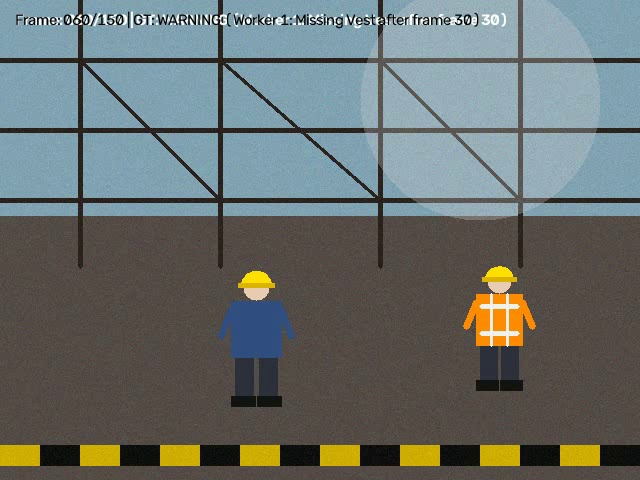
#> input picture data/samples/sample_abnormal_warning.jpg, 640 x 480 px
$ python preprocess.py   (older library calls are emulated)
#> lines starting #> are read from the running program, lines starting #| are printed output that depends on the picture
### src/config.py
"""
=============================================================================
CS21: PPE (Helmet/Vest) Detection on Site - Edge Analytics
Configuration Module (config.py)
-----------------------------------------------------------------------------
All tunable hyperparameters, thresholds, file paths, and class labels
are centralized in this file. Designed for easy tuning and viva demonstration.
=============================================================================
"""

import os
from pathlib import Path

# --- Base Directory Paths ---
BASE_DIR = Path(__file__).resolve().parent.parent
DATA_DIR = BASE_DIR / "data"
VIDEOS_DIR = DATA_DIR / "videos"
SAMPLES_DIR = DATA_DIR / "samples"
MODELS_DIR = BASE_DIR / "models"
SRC_DIR = BASE_DIR / "src"
RESULTS_DIR = BASE_DIR / "results"
GRAPHS_DIR = RESULTS_DIR / "graphs"
LOGS_DIR = RESULTS_DIR / "alert_logs"
SNAPSHOTS_DIR = RESULTS_DIR / "snapshots"
SCREENSHOTS_DIR = RESULTS_DIR / "screenshots"
NOTEBOOKS_DIR = BASE_DIR / "notebooks"

# Test Video Filepaths (Step 2 Scenarios)
VIDEO_NORMAL_PATH = VIDEOS_DIR / "normal_scenario.mp4"
VIDEO_ABNORMAL_PATH = VIDEOS_DIR / "abnormal_scenario.mp4"
VIDEO_CRITICAL_PATH = VIDEOS_DIR / "critical_scenario.mp4"

# Video generation & stream parameters
VIDEO_WIDTH = 640
VIDEO_HEIGHT = 480
VIDEO_FPS = 30
VIDEO_FRAME_COUNT = 150  # 5 seconds duration at 30 fps

# Ensure all output directories exist
for folder in [DATA_DIR, VIDEOS_DIR, SAMPLES_DIR, MODELS_DIR, RESULTS_DIR, GRAPHS_DIR, LOGS_DIR, SNAPSHOTS_DIR, SCREENSHOTS_DIR, NOTEBOOKS_DIR]:
    folder.mkdir(parents=True, exist_ok=True)

# --- Model & LiteRT Inference Settings ---
# YOLOv8n exported to LiteRT/TFLite
MODEL_FILENAME = "ppe_model.tflite"
MODEL_PATH = MODELS_DIR / MODEL_FILENAME

# YOLOv8 default input dimensions
INPUT_WIDTH = 640
INPUT_HEIGHT = 640
INPUT_CHANNELS = 3

# Preprocessing Settings (Step 3)
ENABLE_BRIGHTNESS_CORRECTION = True
CLAHE_CLIP_LIMIT = 2.0
CLAHE_TILE_GRID_SIZE = (8, 8)
ENABLE_BLUR_DETECTION = True
BLUR_LAPLACIAN_THRESHOLD = 50.0  # Variance below this threshold indicates motion blur

# Inference Thresholds (Step 4)
CONFIDENCE_THRESHOLD = 0.50   # Minimum box detection confidence
IOU_THRESHOLD = 0.45          # Non-Maximum Suppression (NMS) threshold

# Model Class Labels (5 classes)
CLASS_NAMES = [
    "person",      # Class 0: Detected worker/person
    "helmet",      # Class 1: Wearing helmet/hard-hat (Safety compliant)
    "no_helmet",   # Class 2: Missing helmet (Violation)
    "vest",        # Class 3: Wearing reflective vest (Safety compliant)
    "no_vest"      # Class 4: Missing safety vest (Violation)
]

# Color map for bounding box visualization (BGR format for OpenCV)
CLASS_COLORS = {
    "person": (255, 255, 255),    # White
    "helmet": (0, 255, 0),        # Green (Compliant)
    "no_helmet": (0, 0, 255),     # Red (Non-compliant)
    "vest": (0, 255, 0),          # Green (Compliant)
    "no_vest": (0, 0, 255)        # Red (Non-compliant)
}

# --- Edge Decision Logic Rules (Step 5) ---
# Consecutive frame thresholds to eliminate single-frame transient sensor noise
WARNING_CONSECUTIVE_FRAMES = 5    # Missing 1 item for >= 5 consecutive frames
CRITICAL_CONSECUTIVE_FRAMES = 15  # Missing both OR single violation >= 15 consecutive frames

# System Safety Statuses
STATUS_NORMAL = "NORMAL"
STATUS_WARNING = "WARNING"
STATUS_CRITICAL = "CRITICAL"

STATUS_COLORS = {
    STATUS_NORMAL: (0, 255, 0),       # Green
    STATUS_WARNING: (0, 191, 255),    # Amber / Orange (BGR: 0, 191, 255)
    STATUS_CRITICAL: (0, 0, 255)      # Red
}

# Prescriptive Action Prescriptions (Edge Prescriptive Analytics)
PRESCRIPTIVE_ACTIONS = {
    STATUS_NORMAL: "PPE COMPLIANT: All site safety regulations met. Continue regular operations.",
    STATUS_WARNING: "CAUTION: Partial PPE violation detected. Issue audio warning & verify compliance.",
    STATUS_CRITICAL: "HAZARD: Severe PPE non-compliance! Halt heavy machinery and alert site safety manager."
}

# --- Edge-to-Cloud Logging & Networking (Step 7) ---
DB_NAME = "ppe_alerts.db"
DB_PATH = LOGS_DIR / DB_NAME
CSV_PATH = LOGS_DIR / "ppe_alerts.csv"
SUMMARY_CSV_PATH = LOGS_DIR / "ppe_1min_summary.csv"

# Cloud connectivity toggle
CLOUD_CONNECTED_DEFAULT = True

# Cloud network latency simulation bounds (in milliseconds)
SIMULATED_CLOUD_LATENCY_MIN_MS = 200.0   # e.g., 4G/LTE round trip + queueing
SIMULATED_CLOUD_LATENCY_MAX_MS = 2000.0  # high congestion or weak site signal

# Summary reporting interval
SUMMARY_INTERVAL_SECONDS = 60.0

# --- General System Settings ---
RANDOM_SEED = 42
DEBUG_MODE = True

### src/preprocess.py
"""
=============================================================================
CS21: PPE Detection - Edge Preprocessing Pipeline (preprocess.py)
-----------------------------------------------------------------------------
Transforms raw streaming CCTV frames into LiteRT model-ready tensors:
  1. Blur Detection & Assessment (Laplacian variance method).
  2. Illumination Stabilization & Contrast Correction (CLAHE in LAB space).
  3. Aspect-Ratio Preserving Letterbox Resizing (to 640x640).
  4. Color Space Conversion (OpenCV BGR -> Model RGB).
  5. Tensor Normalization (uint8 [0, 255] -> float32 [0.0, 1.0]).
  6. Coordinate Unmapping (Transforms model boxes back to original camera resolution).
=============================================================================
"""

import sys
import os
from pathlib import Path
import cv2
import numpy as np
import matplotlib.pyplot as plt

# Ensure src directory is in path
sys.path.append(str(Path(__file__).resolve().parent))
import config


def detect_motion_blur(frame, threshold=config.BLUR_LAPLACIAN_THRESHOLD):
    """
    Computes the focus measure using the variance of the Laplacian.
    Edge cameras often experience blur due to rapid worker movement or vibration.

    :param frame: Raw BGR input frame
    :param threshold: Threshold below which the frame is marked as blurred
    :return: (is_blurred: bool, blur_score: float)
    """
    gray = cv2.cvtColor(frame, cv2.COLOR_BGR2GRAY)
    laplacian_var = float(cv2.Laplacian(gray, cv2.CV_64F).var())
    is_blurred = laplacian_var < threshold
    return is_blurred, laplacian_var


def apply_clahe_enhancement(frame, clip_limit=config.CLAHE_CLIP_LIMIT, grid_size=config.CLAHE_TILE_GRID_SIZE):
    """
    Contrast Limited Adaptive Histogram Equalization (CLAHE).
    Converts image to CIELAB space and only equalizes the Luminance (L) channel.
    This corrects shadows/glare without distorting color cues (vital for yellow helmets & orange vests).
    """
    lab = cv2.cvtColor(frame, cv2.COLOR_BGR2LAB)
    l_channel, a_channel, b_channel = cv2.split(lab)

    clahe = cv2.createCLAHE(clipLimit=clip_limit, tileGridSize=grid_size)
    l_enhanced = clahe.apply(l_channel)

    enhanced_lab = cv2.merge((l_enhanced, a_channel, b_channel))
    enhanced_bgr = cv2.cvtColor(enhanced_lab, cv2.COLOR_LAB2BGR)
    return enhanced_bgr


def letterbox_resize(image, target_size=(config.INPUT_WIDTH, config.INPUT_HEIGHT), fill_color=(114, 114, 114)):
    """
    Resizes image while preserving aspect ratio by adding grey padding.
    Prevents geometric stretching of workers, hard hats, and vests.

    :param image: Input image (H, W, C)
    :param target_size: (width, height)
    :param fill_color: Grey padding color (114, 114, 114 standard for YOLO)
    :return: (padded_image, scale_ratio, (pad_w, pad_h))
    """
    target_w, target_h = target_size
    orig_h, orig_w = image.shape[:2]

    # Calculate scale factor
    scale = min(target_w / orig_w, target_h / orig_h)
    new_w = int(orig_w * scale)
    new_h = int(orig_h * scale)

    # Resize using bilinear interpolation
    resized = cv2.resize(image, (new_w, new_h), interpolation=cv2.INTER_LINEAR)

    # Calculate padding offsets
    pad_w = (target_w - new_w) / 2
    pad_h = (target_h - new_h) / 2

    top = int(round(pad_h - 0.1))
    bottom = int(round(pad_h + 0.1))
    left = int(round(pad_w - 0.1))
    right = int(round(pad_w + 0.1))

    # Add borders
    padded = cv2.copyMakeBorder(resized, top, bottom, left, right, cv2.BORDER_CONSTANT, value=fill_color)
    return padded, scale, (left, top)


def preprocess_frame(frame, target_size=(config.INPUT_WIDTH, config.INPUT_HEIGHT), enable_clahe=config.ENABLE_BRIGHTNESS_CORRECTION):
    """
    Main Edge Preprocessing Pipeline:
      Raw Frame (BGR, HxW) -> Preprocessed Tensor (float32, 1x640x640x3)

    Returns:
      tensor: np.ndarray shape [1, 640, 640, 3], normalized float32
      meta: dict with restoration parameters for bounding boxes
    """
    orig_h, orig_w = frame.shape[:2]

    # 1. Motion Blur Assessment
    is_blurred, blur_score = detect_motion_blur(frame)

    # 2. Illumination / Brightness Equalization
    enhanced_frame = frame
    if enable_clahe:
        enhanced_frame = apply_clahe_enhancement(frame)

    # 3. Aspect-Ratio Letterbox Resize
    padded_frame, scale, (pad_left, pad_top) = letterbox_resize(enhanced_frame, target_size)

    # 4. Color Space Conversion (BGR to RGB)
    rgb_frame = cv2.cvtColor(padded_frame, cv2.COLOR_BGR2RGB)

    # 5. Normalization to [0.0, 1.0] float32
    norm_tensor = rgb_frame.astype(np.float32) / 255.0

    # 6. Batch Dimension Expansion: [H, W, C] -> [1, H, W, C]
    input_tensor = np.expand_dims(norm_tensor, axis=0)

    # Metadata for inverse mapping back to original frame
    meta = {
        "orig_shape": (orig_h, orig_w),
        "target_size": target_size,
        "scale": scale,
        "pad_left": pad_left,
        "pad_top": pad_top,
        "is_blurred": is_blurred,
        "blur_score": blur_score
    }

    return input_tensor, meta


# [30 lines left out: function inverse_transform_boxes, not called in this run]


def generate_preprocessing_report_figures():
    """
    Generates high-resolution before/after and pipeline stage comparison
    figures for the academic report (results/graphs/preprocessing_before_after.png).
    """
    print("\n" + "=" * 65)
    print("CS21: Generating Preprocessing Comparison Figures for Report")
    print("=" * 65)

    sample_path = config.SAMPLES_DIR / "sample_abnormal_warning.jpg"
    if not sample_path.exists():
        sample_path = config.SAMPLES_DIR / "sample_normal.jpg"

    raw_frame = cv2.imread(str(sample_path))
    if raw_frame is None:
        # Fallback synthetic frame if image not on disk
        raw_frame = np.ones((480, 640, 3), dtype=np.uint8) * 128

    # Apply preprocessing steps individually
    is_blurred, blur_score = detect_motion_blur(raw_frame)
    clahe_frame = apply_clahe_enhancement(raw_frame)
    letterboxed, scale, _ = letterbox_resize(clahe_frame, (640, 640))
    tensor, meta = preprocess_frame(raw_frame)

    # 1. Before vs After Figure
    fig, axes = plt.subplots(1, 2, figsize=(14, 6))

    # Raw frame
    axes[0].imshow(cv2.cvtColor(raw_frame, cv2.COLOR_BGR2RGB))
    axes[0].set_title(f"BEFORE: Raw Edge Camera Frame\nRes: {raw_frame.shape[1]}x{raw_frame.shape[0]} | Blur Var: {blur_score:.1f}", fontsize=12, fontweight='bold', pad=10)
    axes[0].axis("off")

    # Final preprocessed tensor
    axes[1].imshow(tensor[0])
    axes[1].set_title(f"AFTER: Preprocessed LiteRT Input Tensor\nShape: {tensor.shape} (float32 [0.0, 1.0]) | Aspect Letterboxed", fontsize=12, fontweight='bold', pad=10)
    axes[1].axis("off")

    plt.tight_layout()
    before_after_path = config.GRAPHS_DIR / "preprocessing_before_after.png"
    plt.savefig(str(before_after_path), dpi=300, bbox_inches="tight")
    plt.close()
    print(f" [SAVED] Before/After figure -> {before_after_path}")

    # 2. Detailed 4-Stage Pipeline Breakdown Figure
    fig, axes = plt.subplots(2, 2, figsize=(12, 10))

    # Stage 1: Raw BGR
    axes[0, 0].imshow(cv2.cvtColor(raw_frame, cv2.COLOR_BGR2RGB))
    axes[0, 0].set_title("Stage 1: Raw Input Stream (BGR uint8)", fontweight='bold')
    axes[0, 0].axis("off")

    # Stage 2: CLAHE Equalized
    axes[0, 1].imshow(cv2.cvtColor(clahe_frame, cv2.COLOR_BGR2RGB))
    axes[0, 1].set_title("Stage 2: Illumination Correction (CIELAB CLAHE)", fontweight='bold')
    axes[0, 1].axis("off")

    # Stage 3: Letterboxed with Padding
    axes[1, 0].imshow(cv2.cvtColor(letterboxed, cv2.COLOR_BGR2RGB))
    axes[1, 0].set_title("Stage 3: Letterbox Aspect-Preserving Pad (640x640)", fontweight='bold')
    axes[1, 0].axis("off")

    # Stage 4: Normalized RGB Tensor
    axes[1, 1].imshow(tensor[0])
    axes[1, 1].set_title("Stage 4: Normalization (float32 [0.0, 1.0])", fontweight='bold')
    axes[1, 1].axis("off")

    plt.suptitle("CS21 Module 3: Edge Preprocessing Pipeline Stages", fontsize=15, fontweight='bold', y=0.98)
    plt.tight_layout()
    stages_path = config.GRAPHS_DIR / "preprocessing_stages.png"
    plt.savefig(str(stages_path), dpi=300, bbox_inches="tight")
    plt.close()
    print(f" [SAVED] Preprocessing stages figure -> {stages_path}")
    print("=" * 65)


if __name__ == "__main__":
    generate_preprocessing_report_figures()
#> in generate_preprocessing_report_figures, raw_frame is the input picture: shape (480, 640, 3); mean B, G, R 109, 111.4, 105.1
#> in detect_motion_blur, `gray = cv2.cvtColor(frame, cv2.COLOR_BGR2GRAY)`:
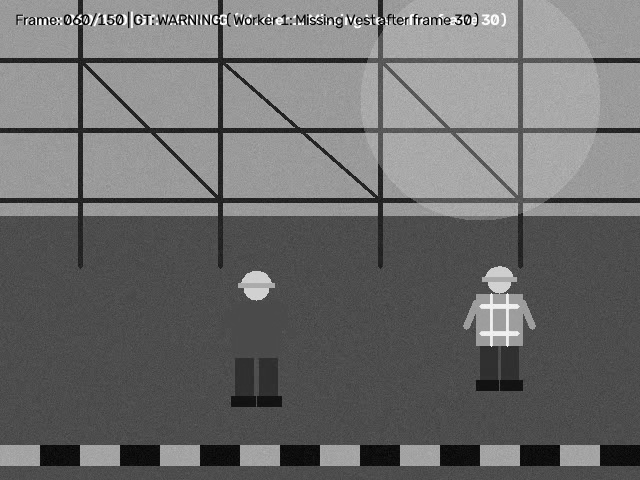
#> gray: shape (480, 640); min 0, max 255, mean 109.2
#> in detect_motion_blur, `laplacian_var = float(cv2.Laplacian(gray, cv2.CV_64F).var())`: laplacian_var = 1753.1
#> in detect_motion_blur, `is_blurred = laplacian_var < threshold`: is_blurred = False
#> in generate_preprocessing_report_figures, `is_blurred, blur_score = detect_motion_blur(raw_frame)`: blur_score = 1753.1
#> in apply_clahe_enhancement, `l_channel, a_channel, b_channel = cv2.split(lab)`:
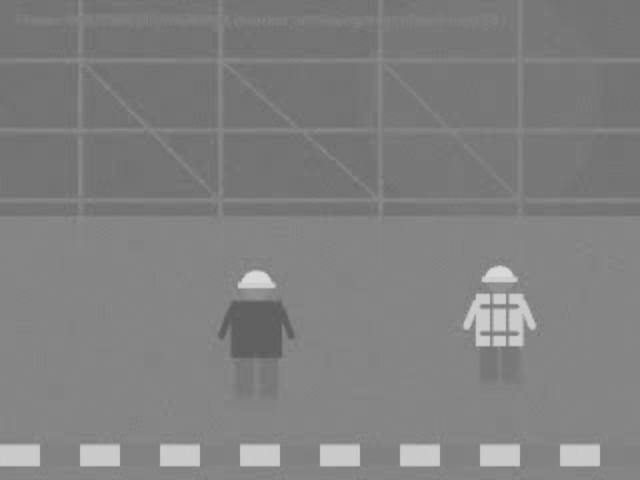
#> b_channel: shape (480, 640); min 93, max 217, mean 128.4
#> in apply_clahe_enhancement, `l_enhanced = clahe.apply(l_channel)`:
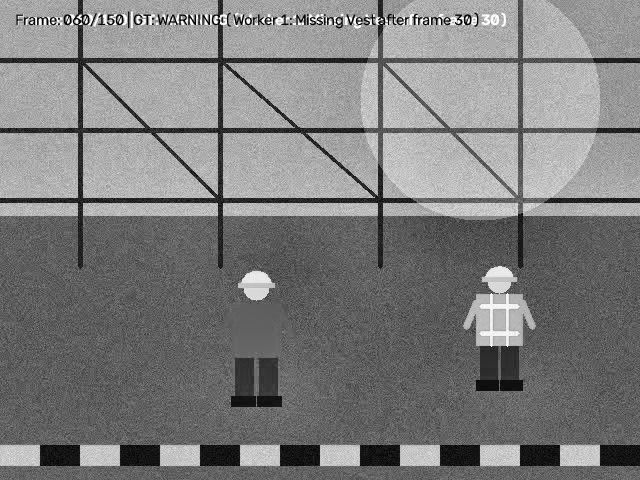
#> l_enhanced: shape (480, 640); min 1, max 255, mean 124.7
#> in apply_clahe_enhancement, `enhanced_bgr = cv2.cvtColor(enhanced_lab, cv2.COLOR_LAB2BGR)`:
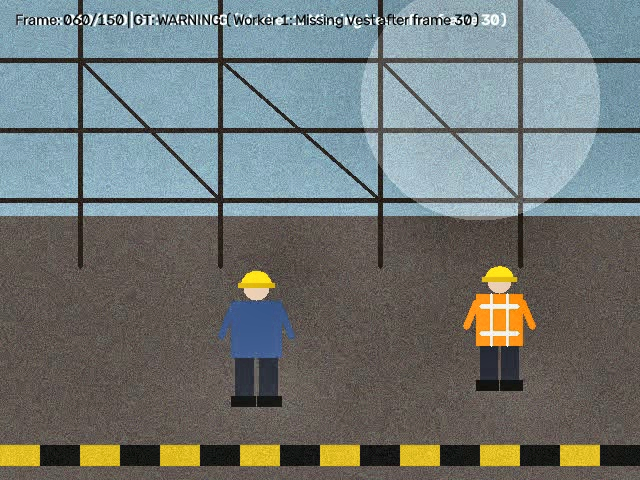
#> enhanced_bgr: shape (480, 640, 3); mean B, G, R 116.8, 118.8, 112.6
#> in letterbox_resize, `padded = cv2.copyMakeBorder(resized, top, bottom, left, right, cv2.BOR..`:
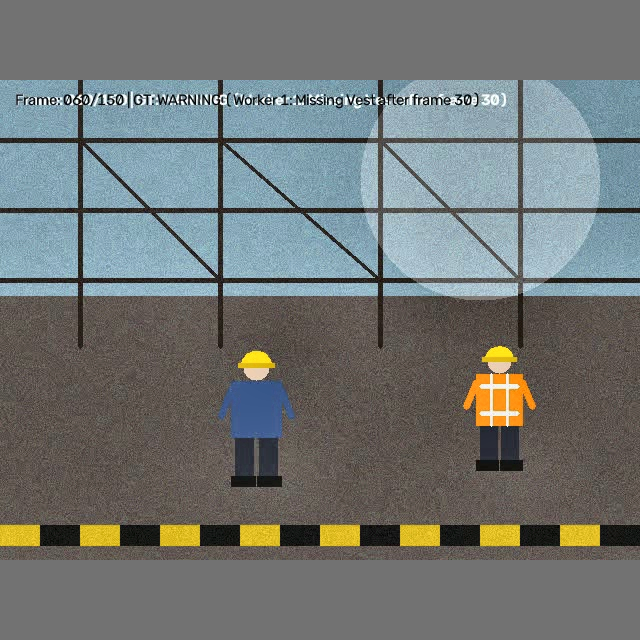
#> padded: shape (640, 640, 3); mean B, G, R 116.1, 117.6, 113
#> in generate_preprocessing_report_figures, `letterboxed, scale, _ = letterbox_resize(clahe_frame, (640, 640))`: scale = 1
#> in preprocess_frame, `is_blurred, blur_score = detect_motion_blur(frame)`: is_blurred = False; blur_score = 1753.1
#> in preprocess_frame, `padded_frame, scale, (pad_left, pad_top) = letterbox_resize(enhanced_f..`: scale = 1; pad_left = 0; pad_top = 80
#> in preprocess_frame, `meta = { "orig_shape": (orig_h, orig_w), "target_size": target_size, "..`: meta = {'orig_shape': (480, 640), 'target_size': (640, 640), 'scale': 1, 'pad_left': 0, 'pad_top': 80, 'is_blurred': False, 'blur_score': 1753.1}
#> in generate_preprocessing_report_figures, `plt.savefig(str(before_after_path), dpi=300, bbox_inches="tight")`:
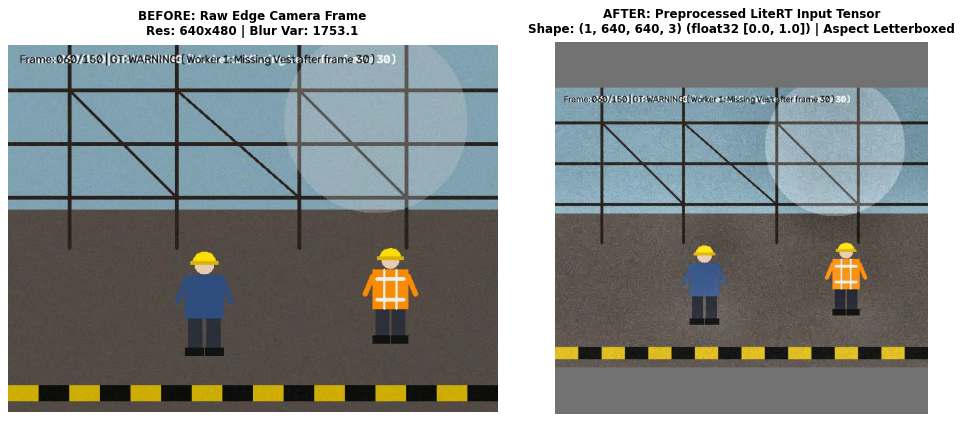
#> figure drawn by matplotlib, 2 panels
#> in generate_preprocessing_report_figures, `plt.savefig(str(stages_path), dpi=300, bbox_inches="tight")`:
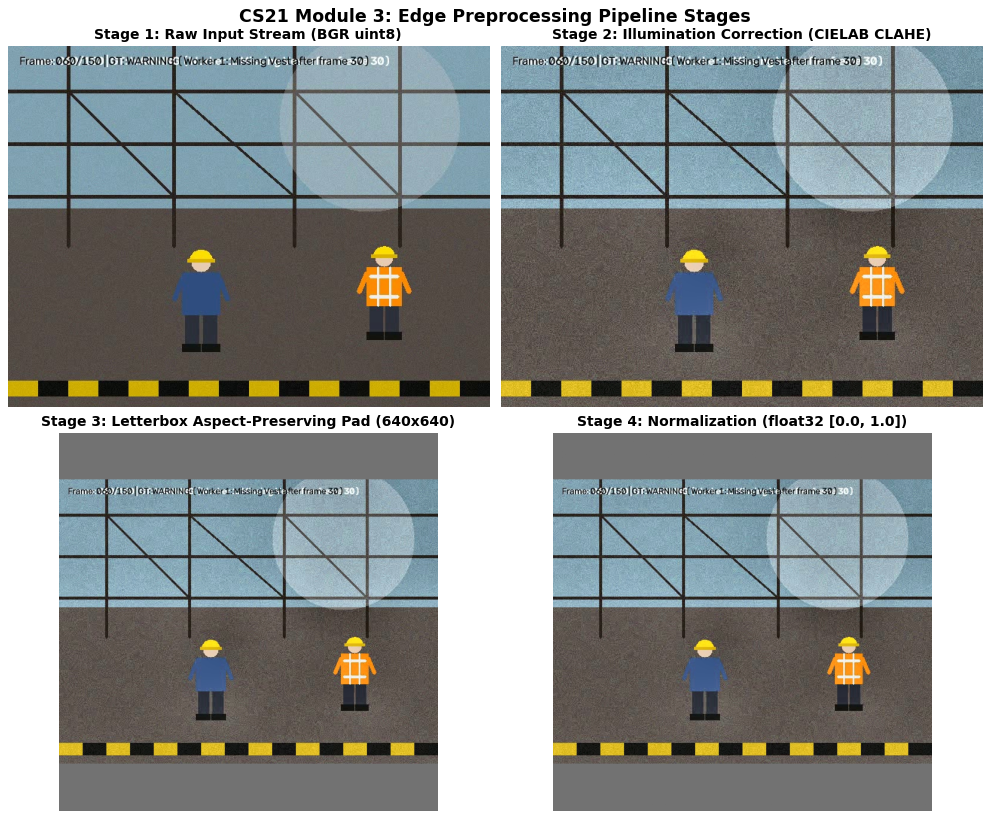
#> figure drawn by matplotlib, 4 panels
